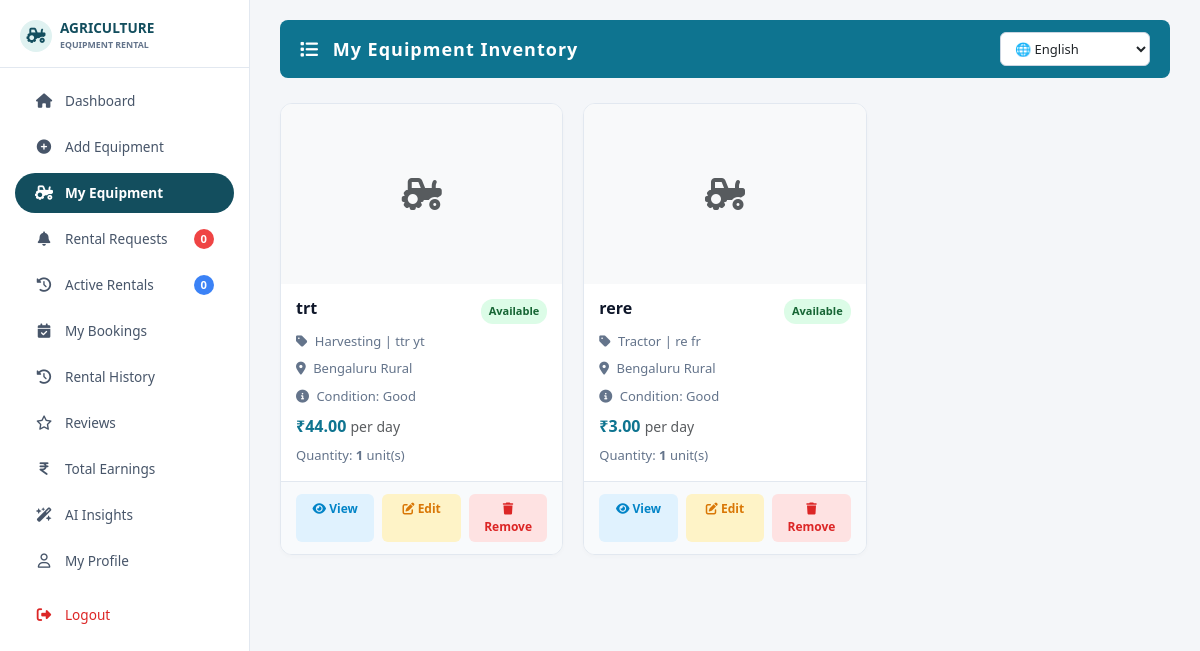
Page /my_equipment.php (signed in) on the committed database.
### tables this page shows
CREATE TABLE `equipment` (
  `equipment_id` int(11) NOT NULL,
  `category_id` int(11) DEFAULT NULL,
  `lender_id` int(11) NOT NULL,
  `title` varchar(150) NOT NULL,
  `category` varchar(50) NOT NULL,
  `brand_model` varchar(100) NOT NULL,
  `power_hp` int(11) DEFAULT NULL,
  `drive_type` varchar(20) DEFAULT NULL,
  `model_year` int(11) DEFAULT NULL,
  `fuel_type` varchar(30) DEFAULT NULL,
  `working_width` varchar(50) DEFAULT NULL,
  `equipment_condition` enum('New','Good','Used') DEFAULT 'Good',
  `price_per_day` decimal(10,2) NOT NULL,
  `min_booking_days` int(11) DEFAULT 1,
  `service_location` varchar(100) NOT NULL,
  `distance_km` decimal(5,1) DEFAULT 5.0,
  `description` text DEFAULT NULL,
  `image` varchar(255) NOT NULL,
  `badge` enum('RECOMMENDED','POPULAR','TOP RATED','BEST PRICE','NONE') DEFAULT 'NONE',
  `status` enum('Available','Rented Out','Under Maintenance','Inactive') DEFAULT 'Available',
  `rating` decimal(2,1) DEFAULT 4.5,
  `rating_count` int(11) DEFAULT 0,
  `created_at` timestamp NOT NULL DEFAULT current_timestamp(),
  `is_featured` tinyint(1) DEFAULT 0,
  `latitude` decimal(10,8) DEFAULT NULL,
  `longitude` decimal(11,8) DEFAULT NULL
);

### includes/lang.php (called while the page is built, shortened)
<?php
$current_lang = $_SESSION['lang'] ?? 'en';
function __($key) {
    global $translations, $current_lang;
    return $translations[$current_lang][$key] ?? $translations['en'][$key] ?? $key;
}
?>

### my_equipment.php (the view, shortened to what this page needs)
<?php
require_once 'includes/lang.php';
require_once 'includes/config.php';
$lender_id = $_SESSION['user_id'];
$equip_stmt = $conn->prepare("SELECT * FROM equipment WHERE lender_id = ? ORDER BY equipment_id DESC");
$equip_stmt->bind_param("i", $lender_id);
$equip_stmt->execute();
$equip_result = $equip_stmt->get_result();
?>
<!DOCTYPE html>
<html lang="<?php echo $current_lang ?? 'en'; ?>">
<head>
    <link
        rel="stylesheet"
        href="https://cdnjs.cloudflare.com/ajax/libs/font-awesome/6.4.0/css/all.min.css"
    >
    <link
        href="https://cdn.jsdelivr.net/npm/bootstrap@5.3.0/dist/css/bootstrap.min.css"
        rel="stylesheet"
    >
</head>
<body>
    <?php include 'lender_sidebar.php'; ?>
    <div class="main-content">
        <div class="top-banner">
            <span>
                <i class="fa-solid fa-list me-2"></i>
                <?php echo __('my_equipment_inventory'); ?>
            </span>
            <select
                class="lang-select text-dark"
                onchange="location = this.value;"
            >
                <option
                    value="my_equipment.php?lang=en"
                    <?php echo ($current_lang === 'en') ? 'selected' : ''; ?>
                >
                    🌐 English
                </option>
            </select>
        </div>
        <?php if ($equip_result && $equip_result->num_rows > 0): ?>
            <div class="equipment-grid">
                <?php while ($row = $equip_result->fetch_assoc()): ?>
                    <?php
                    $img_path = !empty($row['image'])
                        ? 'uploads/' . htmlspecialchars($row['image'])
                        : '';
                    $has_valid_img =
                        !empty($row['image']) &&
                        file_exists($img_path);
                    ?>
                    <div class="equipment-card">
                        <div class="card-img-container">
                            <?php if ($has_valid_img): ?>
                                <img
                                    src="<?php echo $img_path; ?>"
                                    alt="Equipment Image"
                                >
                            <?php else: ?>
                                <div class="d-flex align-items-center justify-content-center h-100 bg-light text-muted">
                                    <i class="fa-solid fa-tractor fa-2x"></i>
                                </div>
                            <?php endif; ?>
                        </div>
                        <div class="card-body-content">
                            <div class="d-flex justify-content-between align-items-start">
                                <h4 class="equipment-title">
                                    <?php
                                    echo htmlspecialchars(
                                        $row['title'] ?? __('unnamed_equipment')
                                    );
                                    ?>
                                </h4>
                                <span
                                    class="badge-status
                                    <?php
                                    echo (
                                        isset($row['status']) &&
                                        strtolower($row['status']) === 'rented'
                                    )
                                        ? 'status-rented'
                                        : 'status-available';
                                    ?>"
                                >
                                    <?php
                                    echo htmlspecialchars(
                                        ucfirst(
                                            $row['status'] ?? 'Available'
                                        )
                                    );
                                    ?>
                                </span>
                            </div>
                            <div class="meta-text">
                                <i class="fa-solid fa-tag me-1"></i>
                                <?php
                                echo htmlspecialchars(
                                    $row['category'] ?? __('uncategorized')
                                );
                                ?>
                                <?php
                                echo !empty($row['brand_model'])
                                    ? ' | ' . htmlspecialchars($row['brand_model'])
                                    : '';
                                ?>
                            </div>
                            <div class="meta-text">
                                <i class="fa-solid fa-location-dot me-1"></i>
                                <?php
                                echo htmlspecialchars(
                                    $row['service_location']
                                    ?? __('location_not_specified')
                                );
                                ?>
                            </div>
                            <div class="meta-text">
                                <i class="fa-solid fa-circle-info me-1"></i>
                                <?php echo __('condition'); ?>:
                                <?php
                                echo htmlspecialchars(
                                    $row['equipment_condition'] ?? 'N/A'
                                );
                                ?>
                            </div>
                            <div class="price-tag">
                                ₹<?php
                                echo number_format(
                                    $row['price_per_day'] ?? 0,
                                    2
                                );
                                ?>
                                <small class="text-muted fw-normal">
                                    <?php echo __('per_day'); ?>
                                </small>
                            </div>
                            <div class="meta-text">
                                Quantity:
                                <strong>
                                    <?php
                                    echo (int)(
                                        $row['total_quantity'] ?? 1
                                    );
                                    ?>
                                </strong>
                                unit(s)
                            </div>
                        </div>
                        <div class="card-footer-actions">
                            <a
                                href="equipment_details.php?id=<?php echo $row['equipment_id']; ?>"
                                class="btn-action btn-view"
                            >
                                <i class="fa-solid fa-eye"></i>
                                <?php echo __('view'); ?>
                            </a>
                            <a
                                href="edit_equipment.php?id=<?php echo $row['equipment_id']; ?>"
                                class="btn-action btn-edit"
                            >
                                <i class="fa-solid fa-pen-to-square"></i>
                                <?php echo __('edit'); ?>
                            </a>
                            <a
                                href="my_equipment.php?action=delete&id=<?php echo $row['equipment_id']; ?>"
                                class="btn-action btn-remove"
                                onclick="return confirm('<?php echo __('confirm_remove_equipment'); ?>');"
                            >
                                <i class="fa-solid fa-trash"></i>
                                <?php echo __('remove'); ?>
                            </a>
                        </div>
                    </div>
                <?php endwhile; ?>
            </div>
        <?php endif; ?>
    </div>
</body>
</html>

### my_equipment.php (style rules this page uses)
* { box-sizing: border-box; font-family: 'Segoe UI', Tahoma, Geneva, Verdana, sans-serif; }
body { background-color: #f4f6f9; color: #333; margin: 0; }
.main-content { margin-left: 250px; min-height: 100vh; padding: 20px 30px; }
.top-banner { background: #0e7490; color: white; padding: 12px 20px; font-weight: bold; border-radius: 8px; margin-bottom: 25px; letter-spacing: 1px; font-size: 18px; display: flex; justify-content: space-between; align-items: center; }
.equipment-grid { display: grid; grid-template-columns: repeat(auto-fill, minmax(280px, 1fr)); gap: 20px; margin-top: 20px; }
.equipment-card { background: #fff; border-radius: 12px; border: 1px solid #e2e8f0; overflow: hidden; display: flex; flex-direction: column; box-shadow: 0 2px 4px rgba(0,0,0,0.02); transition: transform 0.2s; }
.card-img-container { height: 180px; width: 100%; background: #f1f5f9; position: relative; }
.card-body-content { padding: 15px; display: flex; flex-direction: column; gap: 8px; flex: 1; }
.equipment-title { font-size: 16px; font-weight: bold; color: #0f172a; margin-bottom: 0; }
.meta-text { font-size: 13px; color: #64748b; }
.price-tag { font-size: 16px; font-weight: bold; color: #0e7490; margin-top: auto; }
.card-footer-actions { padding: 12px 15px; background: #f8fafc; border-top: 1px solid #e2e8f0; display: flex; gap: 8px; justify-content: space-between; }
.btn-action { padding: 6px 10px; font-size: 12px; font-weight: 600; border-radius: 6px; text-decoration: none; text-align: center; flex: 1; }
.btn-view { background: #e0f2fe; color: #0284c7; }
.btn-edit { background: #fef3c7; color: #d97706; }
.btn-remove { background: #fee2e2; color: #dc2626; }
.badge-status { padding: 4px 8px; border-radius: 12px; font-size: 11px; font-weight: bold; display: inline-block; }
.status-available { background: #dcfce7; color: #166534; }
.lang-select { padding: 6px 10px; border-radius: 6px; border: 1px solid #cbd5e1; font-size: 13px; outline: none; background: #fff; cursor: pointer; }

### lender_sidebar.php (style rules this page uses)
:root { --lender-teal-primary: #134e5e; --lender-teal-hover: #114b5f; --lender-sidebar-bg: #ffffff; --lender-text-muted: #475569; --lender-border: #e2e8f0; }

### rows in the picture
equipment: title "trt", status "Available", category "Harvesting", brand_model "ttr yt", service_location "Bengaluru Rural", equipment_condition "Good", price_per_day "44.00", total_quantity "1"
equipment: title "rere", status "Available", category "Tractor", brand_model "re fr", service_location "Bengaluru Rural", equipment_condition "Good", price_per_day "3.00", total_quantity "1"

### other values in the picture
lender_nav_text('dashboard', 'Dashboard') "Dashboard"
lender_nav_text('add_equipment', 'Add Equipment') "Add Equipment"
lender_nav_text('my_equipment', 'My Equipment') "My Equipment"
lender_nav_text('rental_requests', 'Rental Requests') "Rental Requests"
$pending_rental_requests "0"
lender_nav_text('active_rentals', 'Active Rentals') "Active Rentals"
$active_lender_rentals "0"
lender_nav_text('my_bookings', 'My Bookings') "My Bookings"
lender_nav_text('rental_history', 'Rental History') "Rental History"
lender_nav_text('reviews', 'Reviews') "Reviews"
lender_nav_text('total_earnings', 'Total Earnings') "Total Earnings"
lender_nav_text('ai_insights', 'AI Insights') "AI Insights"
lender_nav_text('my_profile', 'My Profile') "My Profile"
lender_nav_text('logout', 'Logout') "Logout"
__('my_equipment_inventory') "My Equipment Inventory"
